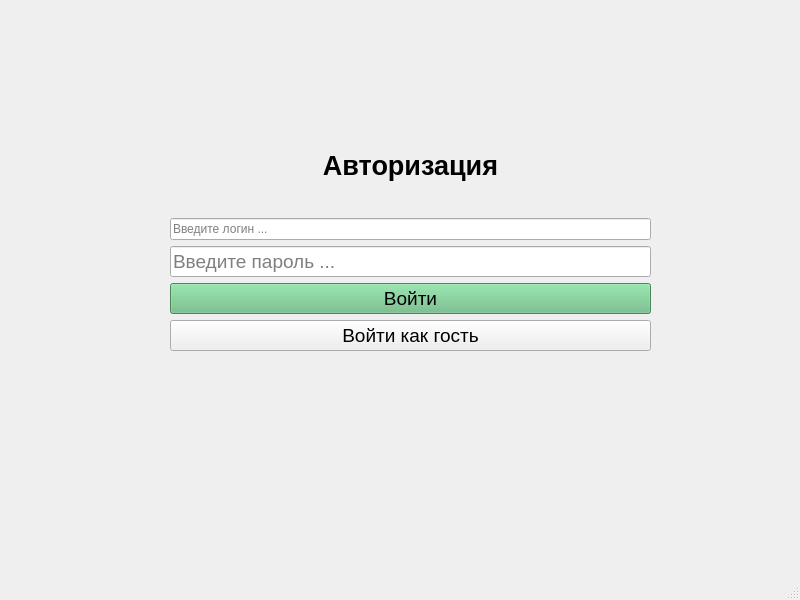
<?xml version="1.0" encoding="UTF-8"?>
<ui version="4.0">
 <class>MainWindow</class>
 <widget class="QMainWindow" name="MainWindow">
  <property name="geometry">
   <rect>
    <x>0</x>
    <y>0</y>
    <width>800</width>
    <height>600</height>
   </rect>
  </property>
  <property name="windowTitle">
   <string>MainWindow</string>
  </property>
  <widget class="QWidget" name="centralwidget">
   <widget class="QWidget" name="layoutWidget">
    <property name="geometry">
     <rect>
      <x>170</x>
      <y>120</y>
      <width>481</width>
      <height>231</height>
     </rect>
    </property>
    <layout class="QVBoxLayout" name="verticalLayout">
     <item>
      <widget class="QLabel" name="label_title">
       <property name="text">
        <string>&lt;html&gt;&lt;head/&gt;&lt;body&gt;&lt;p align=&quot;center&quot;&gt;&lt;span style=&quot; font-size:20pt; font-weight:700;&quot;&gt;Авторизация&lt;/span&gt;&lt;/p&gt;&lt;/body&gt;&lt;/html&gt;</string>
       </property>
      </widget>
     </item>
     <item>
      <widget class="QLineEdit" name="line_login">
       <property name="styleSheet">
        <string notr="true">font: 14pt &quot;Segoe UI&quot;;</string>
       </property>
       <property name="placeholderText">
        <string>Введите логин ...</string>
       </property>
      </widget>
     </item>
     <item>
      <widget class="QLineEdit" name="line_password">
       <property name="font">
        <font>
         <pointsize>14</pointsize>
        </font>
       </property>
       <property name="echoMode">
        <enum>QLineEdit::EchoMode::Password</enum>
       </property>
       <property name="placeholderText">
        <string>Введите пароль ...</string>
       </property>
      </widget>
     </item>
     <item>
      <widget class="QPushButton" name="btn_login">
       <property name="font">
        <font>
         <pointsize>14</pointsize>
        </font>
       </property>
       <property name="styleSheet">
        <string notr="true">background-color: rgb(103, 186, 128);</string>
       </property>
       <property name="text">
        <string>Войти</string>
       </property>
      </widget>
     </item>
     <item>
      <widget class="QPushButton" name="btn_guest">
       <property name="font">
        <font>
         <pointsize>14</pointsize>
        </font>
       </property>
       <property name="text">
        <string>Войти как гость</string>
       </property>
      </widget>
     </item>
    </layout>
   </widget>
   <widget class="QLabel" name="label">
    <property name="geometry">
     <rect>
      <x>370</x>
      <y>20</y>
      <width>81</width>
      <height>71</height>
     </rect>
    </property>
    <property name="text">
     <string/>
    </property>
    <property name="pixmap">
     <pixmap>../../Downloads/КОД 09.02.07-2-2025 Приложения к образцу задания Том 1 (1)/КОД 09.02.07-2-2025 Приложения к образцу задания Том 1/Ресурсы/Мастер пол.png</pixmap>
    </property>
    <property name="scaledContents">
     <bool>true</bool>
    </property>
   </widget>
  </widget>
  <widget class="QMenuBar" name="menubar">
   <property name="geometry">
    <rect>
     <x>0</x>
     <y>0</y>
     <width>800</width>
     <height>33</height>
    </rect>
   </property>
  </widget>
  <widget class="QStatusBar" name="statusbar"/>
 </widget>
 <resources/>
 <connections/>
</ui>
